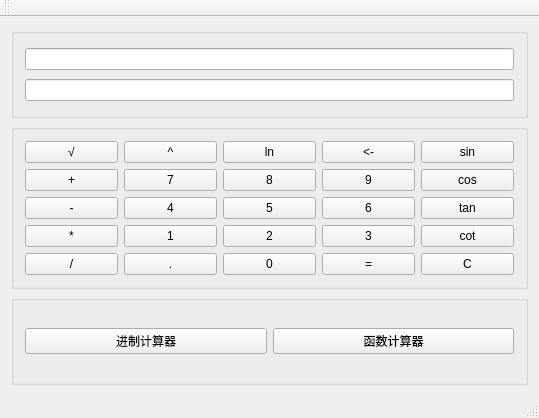
<?xml version="1.0" encoding="UTF-8"?>
<ui version="4.0">
 <class>MainWindow</class>
 <widget class="QMainWindow" name="MainWindow">
  <property name="geometry">
   <rect>
    <x>0</x>
    <y>0</y>
    <width>539</width>
    <height>418</height>
   </rect>
  </property>
  <property name="windowTitle">
   <string>MainWindow</string>
  </property>
  <widget class="QWidget" name="centralWidget">
   <layout class="QGridLayout" name="gridLayout_4">
    <item row="0" column="0">
     <widget class="QGroupBox" name="groupBox_3">
      <property name="title">
       <string/>
      </property>
      <layout class="QGridLayout" name="gridLayout_2">
       <item row="1" column="0">
        <widget class="QLineEdit" name="lineEdit_2"/>
       </item>
       <item row="0" column="0">
        <widget class="QLineEdit" name="lineEdit"/>
       </item>
      </layout>
     </widget>
    </item>
    <item row="1" column="0">
     <widget class="QGroupBox" name="groupBox_2">
      <property name="title">
       <string/>
      </property>
      <layout class="QGridLayout" name="gridLayout">
       <item row="0" column="0">
        <widget class="QPushButton" name="sqrt">
         <property name="text">
          <string>√</string>
         </property>
        </widget>
       </item>
       <item row="0" column="1">
        <widget class="QPushButton" name="pow">
         <property name="text">
          <string>^</string>
         </property>
        </widget>
       </item>
       <item row="0" column="2">
        <widget class="QPushButton" name="log_fun">
         <property name="text">
          <string>ln</string>
         </property>
        </widget>
       </item>
       <item row="0" column="3">
        <widget class="QPushButton" name="back">
         <property name="text">
          <string>&lt;-</string>
         </property>
        </widget>
       </item>
       <item row="0" column="4">
        <widget class="QPushButton" name="sin">
         <property name="text">
          <string>sin</string>
         </property>
        </widget>
       </item>
       <item row="1" column="0">
        <widget class="QPushButton" name="add">
         <property name="text">
          <string>+</string>
         </property>
        </widget>
       </item>
       <item row="1" column="1">
        <widget class="QPushButton" name="num_7">
         <property name="text">
          <string>7</string>
         </property>
        </widget>
       </item>
       <item row="1" column="2">
        <widget class="QPushButton" name="num_8">
         <property name="text">
          <string>8</string>
         </property>
        </widget>
       </item>
       <item row="1" column="3">
        <widget class="QPushButton" name="num_9">
         <property name="text">
          <string>9</string>
         </property>
        </widget>
       </item>
       <item row="1" column="4">
        <widget class="QPushButton" name="cos">
         <property name="text">
          <string>cos</string>
         </property>
        </widget>
       </item>
       <item row="2" column="0">
        <widget class="QPushButton" name="sub">
         <property name="text">
          <string>-</string>
         </property>
        </widget>
       </item>
       <item row="2" column="1">
        <widget class="QPushButton" name="num_4">
         <property name="text">
          <string>4</string>
         </property>
        </widget>
       </item>
       <item row="2" column="2">
        <widget class="QPushButton" name="num_5">
         <property name="text">
          <string>5</string>
         </property>
        </widget>
       </item>
       <item row="2" column="3">
        <widget class="QPushButton" name="num_6">
         <property name="text">
          <string>6</string>
         </property>
        </widget>
       </item>
       <item row="2" column="4">
        <widget class="QPushButton" name="tan">
         <property name="text">
          <string>tan</string>
         </property>
        </widget>
       </item>
       <item row="3" column="0">
        <widget class="QPushButton" name="multi">
         <property name="text">
          <string>*</string>
         </property>
        </widget>
       </item>
       <item row="3" column="1">
        <widget class="QPushButton" name="num_1">
         <property name="text">
          <string>1</string>
         </property>
        </widget>
       </item>
       <item row="3" column="2">
        <widget class="QPushButton" name="num_2">
         <property name="text">
          <string>2</string>
         </property>
        </widget>
       </item>
       <item row="3" column="3">
        <widget class="QPushButton" name="num_3">
         <property name="text">
          <string>3</string>
         </property>
        </widget>
       </item>
       <item row="3" column="4">
        <widget class="QPushButton" name="cot">
         <property name="text">
          <string>cot</string>
         </property>
        </widget>
       </item>
       <item row="4" column="0">
        <widget class="QPushButton" name="div">
         <property name="text">
          <string>/</string>
         </property>
        </widget>
       </item>
       <item row="4" column="1">
        <widget class="QPushButton" name="point">
         <property name="text">
          <string>.</string>
         </property>
        </widget>
       </item>
       <item row="4" column="2">
        <widget class="QPushButton" name="num_0">
         <property name="text">
          <string>0</string>
         </property>
        </widget>
       </item>
       <item row="4" column="3">
        <widget class="QPushButton" name="equal">
         <property name="text">
          <string>=</string>
         </property>
        </widget>
       </item>
       <item row="4" column="4">
        <widget class="QPushButton" name="Clear">
         <property name="text">
          <string>C</string>
         </property>
        </widget>
       </item>
      </layout>
     </widget>
    </item>
    <item row="2" column="0">
     <widget class="QGroupBox" name="groupBox">
      <property name="title">
       <string/>
      </property>
      <layout class="QGridLayout" name="gridLayout_3">
       <item row="0" column="0">
        <widget class="QPushButton" name="trans_btn">
         <property name="text">
          <string>进制计算器</string>
         </property>
        </widget>
       </item>
       <item row="0" column="1">
        <widget class="QPushButton" name="func_btn">
         <property name="text">
          <string>函数计算器</string>
         </property>
        </widget>
       </item>
      </layout>
     </widget>
    </item>
   </layout>
  </widget>
  <widget class="QMenuBar" name="menuBar">
   <property name="geometry">
    <rect>
     <x>0</x>
     <y>0</y>
     <width>539</width>
     <height>26</height>
    </rect>
   </property>
  </widget>
  <widget class="QToolBar" name="mainToolBar">
   <attribute name="toolBarArea">
    <enum>TopToolBarArea</enum>
   </attribute>
   <attribute name="toolBarBreak">
    <bool>false</bool>
   </attribute>
  </widget>
  <widget class="QStatusBar" name="statusBar"/>
  <action name="action">
   <property name="text">
    <string>基础计算器</string>
   </property>
  </action>
  <action name="action_2">
   <property name="text">
    <string>函数计算器</string>
   </property>
  </action>
  <action name="action_3">
   <property name="text">
    <string>进制转换器</string>
   </property>
  </action>
 </widget>
 <layoutdefault spacing="6" margin="11"/>
 <resources/>
 <connections/>
</ui>
